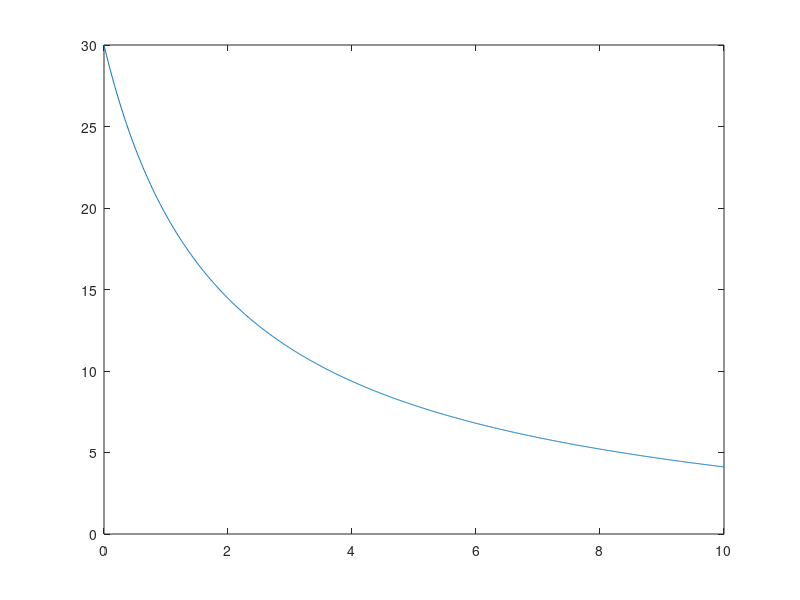

The MATLAB script that drew this image:
clc; clear;
t = 0:0.01:10; %time 
m = 10;
g = 9.8;
c = 10;
v0 = 30;
vter = sqrt(m*g/c);
v = vter*tand(-g*t/vter+atand(v0/vter));
plot(t,v)